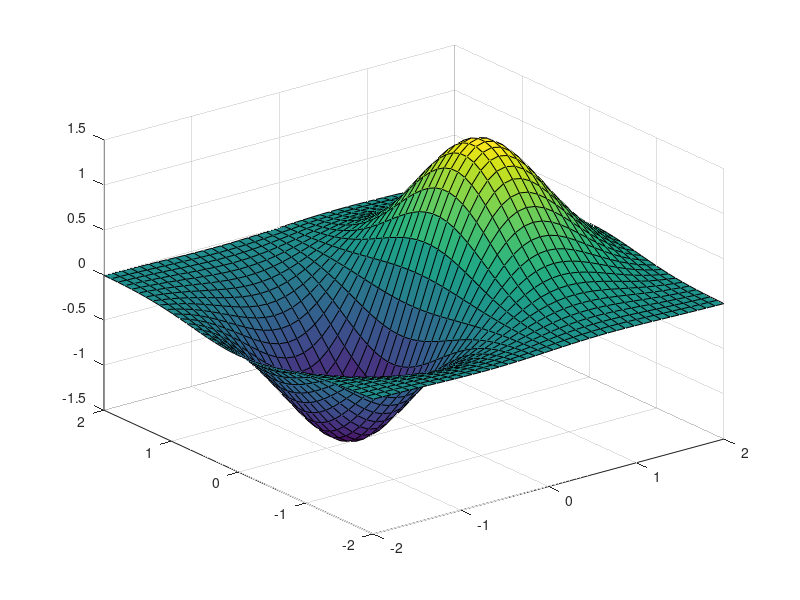

The MATLAB script that drew this image:
% Create a grid of x and y points
points = linspace(-2, 2, 40);
[X, Y] = meshgrid(points, points);

% Define the function Z = f(X,Y)
Z = 2./exp((X-.5).^2+Y.^2)-2./exp((X+.5).^2+Y.^2);

% Create the surface plot using the surf command
figure
surf(X, Y, Z)